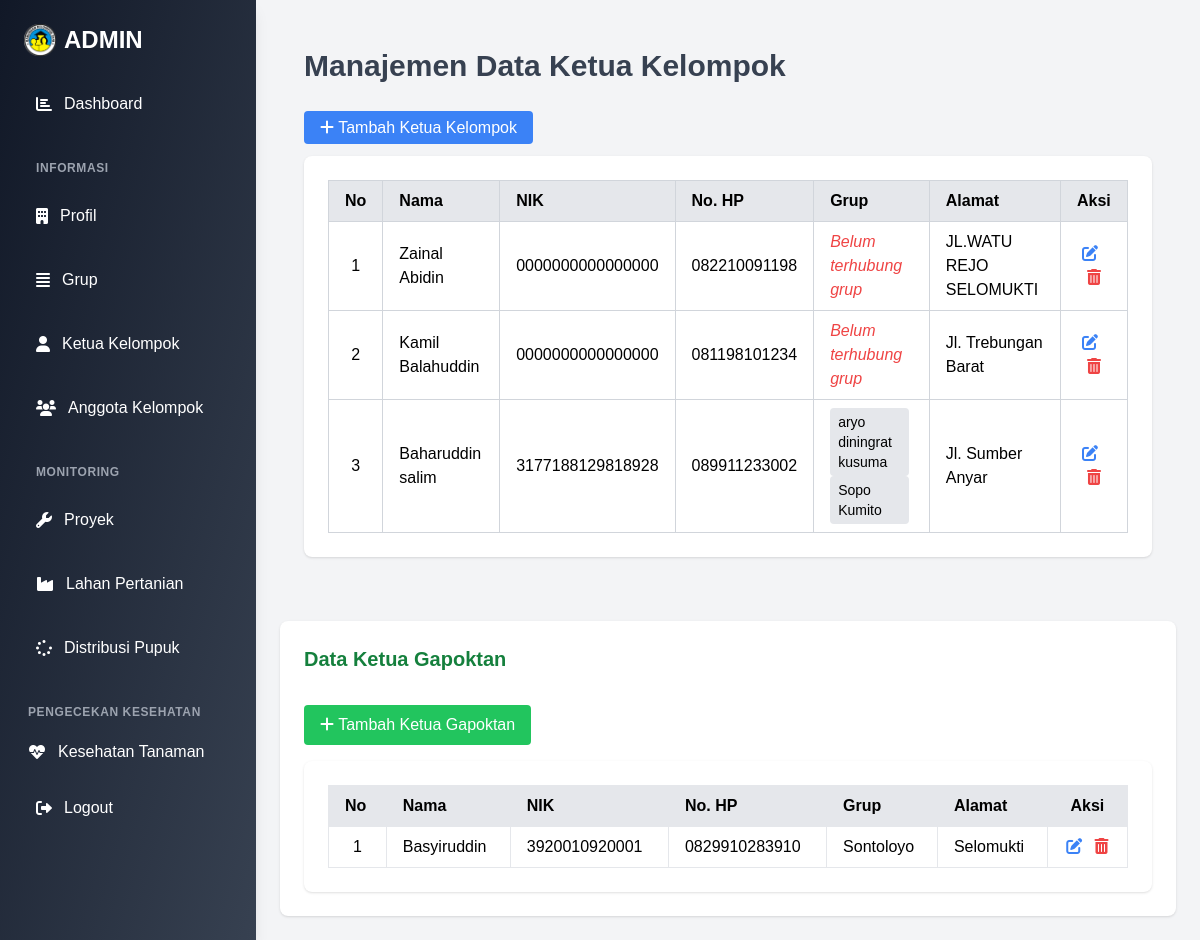
/administrator/ketua/, run on an earlier commit of the app's database.
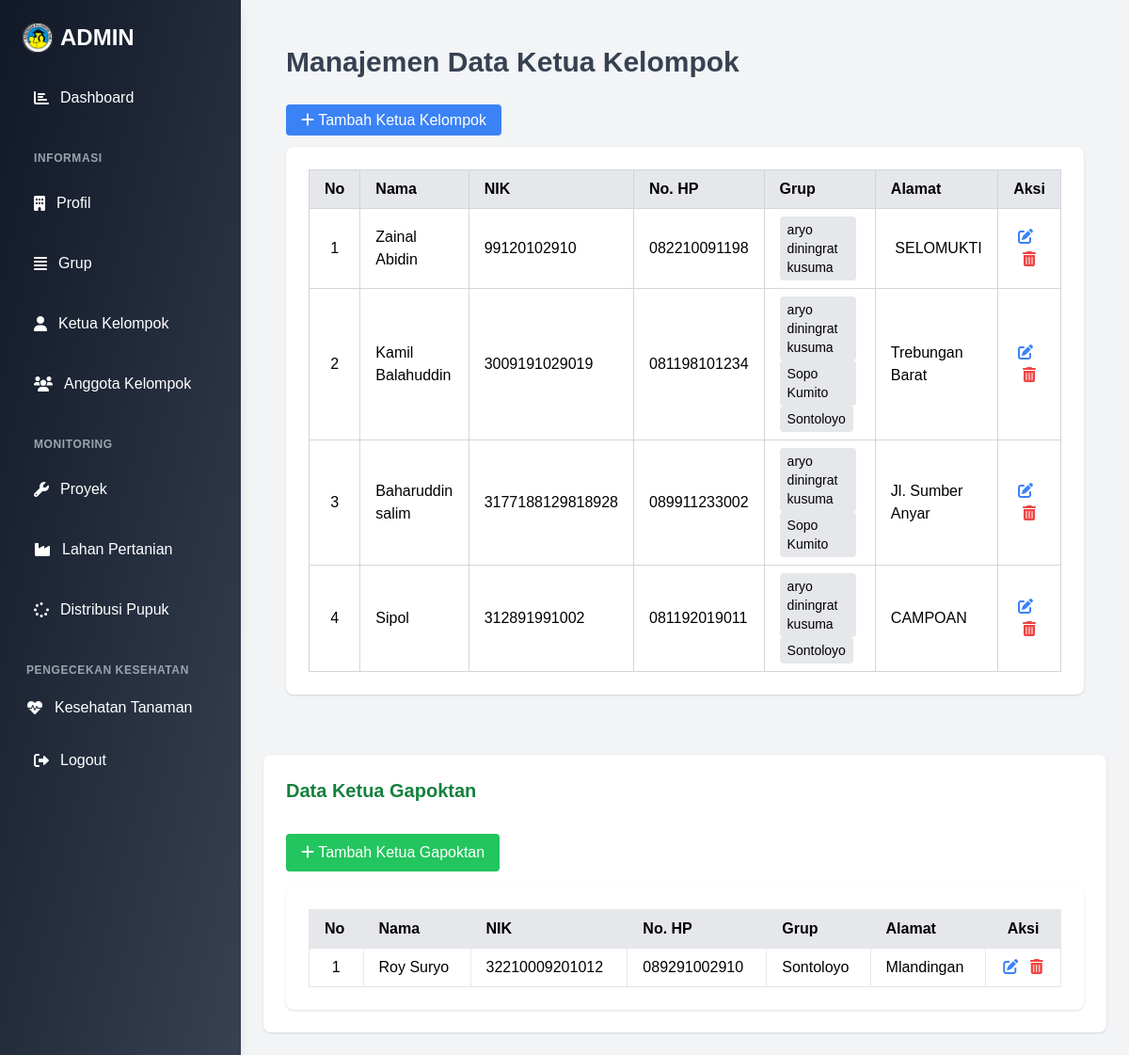
And on a later commit of the database.
### administrator/models.py (models this page shows, shortened)
class KetuaKelompok(models.Model):
    grup = models.ManyToManyField(Grup, related_name='ketua')
    nama = models.CharField(max_length=100)
    nik = models.CharField(max_length=100, default="0000000000000000")
    no_hp = models.CharField(max_length=15)
    alamat = RichTextField(blank=True, null=True)
    slug = models.SlugField(max_length=200,null=True,blank=True, unique=True)
    class Meta:
        verbose_name_plural ="Data Ketua Kelompok"

class Grup(models.Model):
    nama = models.CharField(max_length=100, unique=True)
    aktif = models.BooleanField(default=True)
    slug = models.SlugField(max_length=200, null=True,blank=True, unique=True)
    class Meta:
        verbose_name_plural ="Data Grup"

class KetuaGapoktan(models.Model):
    grup = models.ForeignKey(Grup, on_delete=models.CASCADE, related_name='ketua_gapoktan')
    nama = models.CharField(max_length=100)
    nik = models.CharField(max_length=100, default="0000000000000000")
    no_hp = models.CharField(max_length=15)
    alamat = RichTextField(blank=True, null=True)
    slug = models.SlugField(max_length=200,null=True,blank=True, unique=True)
    class Meta:
        verbose_name_plural = "Ketua Gapoktan"

### administrator/views.py (the view)
# urls.py: path('ketua/', views.ketuaadmin, name='ketuaadmin'),
def ketuaadmin(request):
    ketua =  KetuaKelompok.objects.all()
    ketua_gapoktan_list = KetuaGapoktan.objects.all()
    context = {
            "judul": "Data KetuaKelompok",
            "menu":"ketua",
            "ketua_list":ketua,
            "ketua_gapoktan_list": ketua_gapoktan_list,
        }
    return render(request, 'ketuaadmin.html', context)

### administrator/templates/ketuaadmin.html (shortened to what this page needs)
{% extends "baseadmin.html" %}
{% load static %}
{% block content %}
<div class="overflow-x-auto flex-1 p-6 transition-all duration-200 ease-in-out">
    <header class="mb-8">
        <h1 class="text-3xl font-bold text-gray-700">Manajemen Data Ketua Kelompok</h1>
    </header>
    <a href="{% url 'formketuaadmin' %}" class="bg-blue-500 text-white px-4 py-2 rounded hover:bg-blue-600">
        <i class="fas fa-plus"></i> Tambah Ketua Kelompok
    </a>
    <div class="overflow-x-auto bg-white shadow rounded-lg p-6 mt-4">
        <table class="table-auto w-full border-collapse border border-gray-300">
            <thead>
                <tr class="bg-gray-200 text-left">
                    <th class="px-4 py-2 border border-gray-300">No</th>
                    <th class="px-4 py-2 border border-gray-300">Nama</th>
                    <th class="px-4 py-2 border border-gray-300">NIK</th>
                    <th class="px-4 py-2 border border-gray-300">No. HP</th>
                    <th class="px-4 py-2 border border-gray-300">Grup</th>
                    <th class="px-4 py-2 border border-gray-300">Alamat</th>
                    <th class="px-4 py-2 border border-gray-300 text-center">Aksi</th>
                </tr>
            </thead>
            <tbody>
                {% for ketua in ketua_list %}
                <tr class="hover:bg-gray-100">
                    <td class="px-4 py-2 border border-gray-300 text-center">{{ forloop.counter }}</td>
                    <td class="px-4 py-2 border border-gray-300">{{ ketua.nama }}</td>
                    <td class="px-4 py-2 border border-gray-300">{{ ketua.nik }}</td>
                    <td class="px-4 py-2 border border-gray-300">{{ ketua.no_hp }}</td>
                    <td class="px-4 py-2 border border-gray-300">
                        {% for grup in ketua.grup.all %}
                            <span class="inline-block bg-gray-200 px-2 py-1 rounded text-sm mr-1">{{ grup.nama }}</span>
                        {% empty %}
                            <span class="text-red-500 italic">Belum terhubung grup</span>
                        {% endfor %}
                    </td>
                    <td class="px-4 py-2 border border-gray-300">{{ ketua.alamat|safe }}</td>
                    <td class="px-4 py-2 border border-gray-300 text-center">
                        <a href="{% url 'editketuaadmin' ketua.id %}" class="text-blue-500 hover:text-blue-700 mr-2">
                            <i class="fas fa-edit"></i>
                        </a>
                        <form action="{% url 'deleteketuaadmin' ketua.id %}" method="post" class="inline">
                            <button type="submit" onclick="return confirm('Yakin ingin menghapus data ini?')" class="text-red-500 hover:text-red-700">
                                <i class="fas fa-trash-alt"></i>
                            </button>
                        </form>
                    </td>
                </tr>
                {% empty %}
                <tr>
                    <td colspan="7" class="text-center px-4 py-2 border text-gray-500 italic">Belum ada data ketua kelompok.</td>
                </tr>
                {% endfor %}
            </tbody>
        </table>
    </div>
</div>
    <div class="overflow-x-auto bg-white shadow rounded-lg p-6 mt-10">
        <h2 class="text-xl font-semibold mb-4 text-green-700">Data Ketua Gapoktan</h2>
        <a href="{% url 'formketuagapoktanadmin' %}" class="bg-green-500 text-white px-4 py-2 rounded hover:bg-green-600 mt-4 inline-block">
            <i class="fas fa-plus"></i> Tambah Ketua Gapoktan
        </a>
        <div class="overflow-x-auto bg-white shadow rounded-lg p-6 mt-4">
        <table class="table-auto w-full border-collapse border border-gray-300">
            <thead>
                <tr class="bg-gray-200 text-left">
                    <th class="px-4 py-2 border">No</th>
                    <th class="px-4 py-2 border">Nama</th>
                    <th class="px-4 py-2 border">NIK</th>
                    <th class="px-4 py-2 border">No. HP</th>
                    <th class="px-4 py-2 border">Grup</th>
                    <th class="px-4 py-2 border">Alamat</th>
                    <th class="px-4 py-2 border text-center">Aksi</th>
                </tr>
            </thead>
            <tbody>
                {% for gapoktan in ketua_gapoktan_list %}
                <tr class="hover:bg-gray-100">
                    <td class="px-4 py-2 border text-center">{{ forloop.counter }}</td>
                    <td class="px-4 py-2 border">{{ gapoktan.nama }}</td>
                    <td class="px-4 py-2 border">{{ gapoktan.nik }}</td>
                    <td class="px-4 py-2 border">{{ gapoktan.no_hp }}</td>
                    <td class="px-4 py-2 border">
                        {{ gapoktan.grup.nama }}
                    </td>
                    <td class="px-4 py-2 border">{{ gapoktan.alamat|safe }}</td>
                    <td class="px-4 py-2 border text-center">
                        <a href="{% url 'editketuagapoktanadmin' gapoktan.id %}" class="text-blue-500 hover:text-blue-700 mr-2">
                            <i class="fas fa-edit"></i>
                        </a>
                        <form action="{% url 'deleteketuagapoktanadmin' gapoktan.id %}" method="post" class="inline">
                            <button type="submit" onclick="return confirm('Yakin ingin menghapus data ini?')" class="text-red-500 hover:text-red-700">
                                <i class="fas fa-trash-alt"></i>
                            </button>
                        </form>
                    </td>
                </tr>
                {% empty %}
                <tr>
                    <td colspan="7" class="text-center px-4 py-2 border text-gray-500 italic">Belum ada data ketua gapoktan.</td>
                </tr>
                {% endfor %}
            </tbody>
        </table>
    </div>
</div>
{% endblock content %}

### templates/baseadmin.html (shortened to what this page needs)
{% load static %}
<!DOCTYPE html>
<html lang="id">
<head>
    <script src="https://cdn.tailwindcss.com"></script>
    <link rel="stylesheet" href="https://cdnjs.cloudflare.com/ajax/libs/font-awesome/6.0.0-beta3/css/all.min.css">
</head>
<body class="bg-gray-100" style="font-family: Arial, Helvetica, sans-serif;" x-data="{ isSidebarOpen: window.innerWidth >= 768 }" @resize.window="isSidebarOpen = window.innerWidth >= 768">
    <div class="flex h-screen overflow-hidden">
        <aside class="w-64 h-screen overflow-y-auto bg-gradient-to-br from-gray-900 to-gray-700 text-white fixed inset-y-0 left-0 transform transition-transform duration-200 ease-in-out z-30 md:relative md:translate-x-0 shadow-lg"
        :class="{ '-translate-x-full': !isSidebarOpen }">
            <div class="p-6">
                <h1 class="text-2xl font-bold mb-6 flex items-center space-x-2">
                    <img src="{% static 'gambar/logo.png' %}" alt="Logo" class="w-8 h-8">
                    <span>ADMIN</span>
                </h1>
                {% include "navbaradmin.html" %}
            </div>
        </aside>
        <main class="flex-1 overflow-y-auto p-6">
            {% block content %}
            {% endblock content %}
        </main>
    </div>
</body>
</html>

### templates/navbaradmin.html
<nav class="space-y-4">
    <a href="{% url 'dashboardadmin' %}" class="flex items-center space-x-3 p-3 rounded-lg {% if menu == 'beranda' %} bg-gray-700 {% endif %} hover:bg-blue-600 transition">
        <i class="fa fa-bar-chart"></i>
        <span class="{% if menu == 'beranda' %} font-semibold {% endif %}">Dashboard</span>
    </a>
    <div class="px-3 pt-4 text-xs font-semibold uppercase tracking-wider text-gray-400">
        Informasi
    </div>
    <a href="{% url 'profiladmin' %}" class="flex items-center space-x-3 p-3 rounded-lg {% if menu == 'profil' %} bg-gray-700 {% endif %} hover:bg-blue-600 transition">
        <i class="fa fa-building"></i>
        <span class="{% if menu == 'profil' %} font-semibold {% endif %}">Profil</span>
    </a>
    <a href="{% url 'grupadmin' %}" class="flex items-center space-x-3 p-3 rounded-lg {% if menu == 'grup' %} bg-gray-700 {% endif %} hover:bg-blue-600 transition">
        <i class="fa fa-align-justify"></i>
        <span class="{% if menu == 'grup' %} font-semibold {% endif %}">Grup</span>
    </a>
    <a href="{% url 'ketuaadmin' %}" class="flex items-center space-x-3 p-3 rounded-lg hover:bg-blue-600 transition">
        <i class="fa fa-user"></i>
        <span>Ketua Kelompok</span>
    </a>
    <a href="#" class="flex items-center space-x-3 p-3 rounded-lg hover:bg-blue-600 transition">
        <i class="fa fa-users"></i>
        <span>Anggota Kelompok</span>
    </a>
    <div class="px-3 pt-4 text-xs font-semibold uppercase tracking-wider text-gray-400">
        Monitoring
    </div>
    <a href="#" class="flex items-center space-x-3 p-3 rounded-lg hover:bg-blue-600 transition">
        <i class="fa fa-wrench"></i>
        <span>Proyek</span>
    </a>
    <a href="#" class="flex items-center space-x-3 p-3 rounded-lg hover:bg-blue-600 transition">
        <i class="fa fa-industry"></i>
        <span>Lahan Pertanian</span>
    </a>
    <a href="#" class="flex items-center space-x-3 p-3 rounded-lg hover:bg-blue-600 transition">
        <i class="fa fa-spinner"></i>
        <span>Distribusi Pupuk</span>
    </a>
    <div class="px-1 pt-4 text-xs font-semibold uppercase tracking-wider text-gray-400 text-justify">
        Pengecekan Kesehatan
    </div>
    <a href="#" class="flex items-center space-x-3 p-1 rounded-lg hover:bg-blue-600 transition">
        <i class="fa fa-heartbeat"></i>
        <span>Kesehatan Tanaman</span>
    </a>
    <a href="#" class="flex items-center space-x-3 p-3 rounded-lg hover:bg-red-600 transition">
        <i class="fas fa-sign-out-alt"></i>
        <span>Logout</span>
    </a>
</nav>

What changed in the data, as far as the page shows it:
removed KetuaGapoktan: nama "Basyiruddin", nik "3920010920001", no_hp "0829910283910", grup.nama "Sontoloyo", alamat "Selomukti"
changed KetuaKelompok "Zainal Abidin": nik "0000000000000000" → "99120102910"; gains Grup (nama "aryo diningrat kusuma"); alamat "JL.WATU REJO SELOMUKTI" → "SELOMUKTI"; no longer shows "Belum terhubung grup"
changed KetuaKelompok "Kamil Balahuddin": nik "0000000000000000" → "3009191029019"; gains Grup (nama "aryo diningrat kusuma"); gains Grup (nama "Sopo Kumito"); alamat "Jl. Trebungan Barat" → "Trebungan Barat"; no longer shows "Belum terhubung grup"
now on this page (row unchanged): Grup: nama "Sontoloyo"
added KetuaKelompok: nama "Sipol", nik "312891991002", no_hp "081192019011", alamat "CAMPOAN", Grup (nama "aryo diningrat kusuma")
added KetuaGapoktan: nama "Roy Suryo", nik "32210009201012", no_hp "089291002910", grup.nama "Sontoloyo", alamat "Mlandingan"
